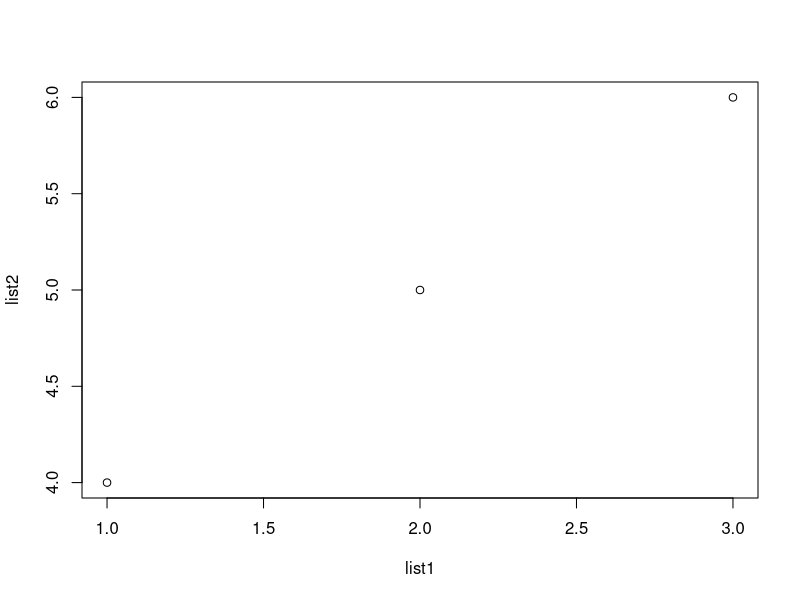

Write the R code that produced this figure.
## ---- chunk 1
?mean
## ---- chunk 2
??average
## ---- chunk 3
#Create 2 lists of numbers
list1 = c(1,2,3)
list2 = c(4,5,6)

#Plot list1 vs. list2
plot(x=list1, y=list2)
